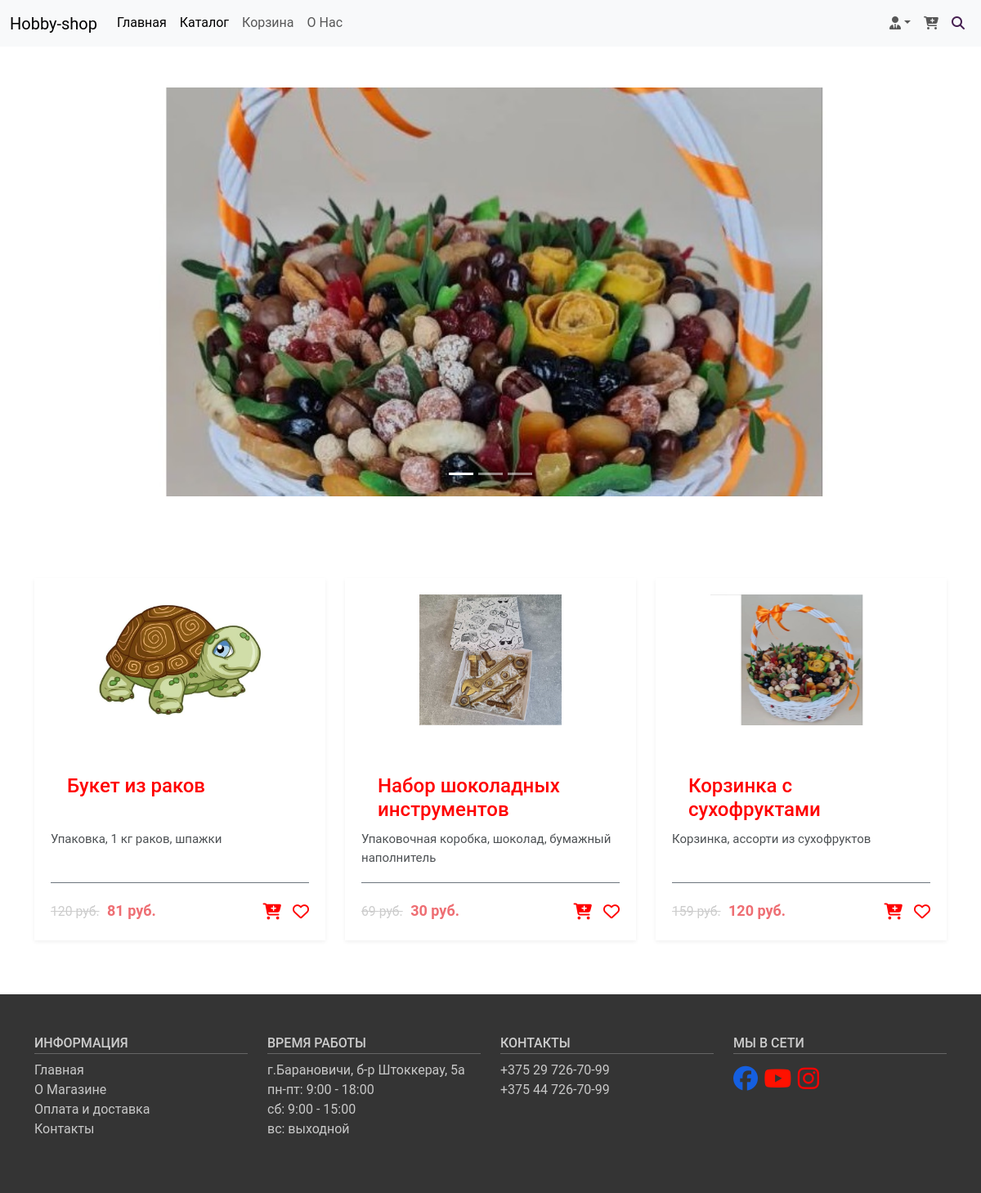
Page /glav on the committed database.
### hobby/models.py (models this page shows, shortened)
class Hobby(models.Model):
    name = models.CharField('Название', max_length=100)
    catalog = models.CharField('Каталог', max_length=60)
    description = models.TextField('Описание', default='разные')
    price = models.IntegerField('Цена')
    date = models.DateField('Дата размещения')
    img = models.ImageField('Изображение', upload_to='my_gallery/%Y')  # %Y папка по году
    catalog_new = models.ForeignKey(Catalog, on_delete=models.CASCADE, null=True, related_name='hobby')
    catalog_top = models.ManyToManyField(Catalog, related_name='hobbys')
    def get_url_working_hobby(self):
        return reverse('hobby_working_detali', args=[self.id])
    class Meta:
        verbose_name = 'Композицию'
        verbose_name_plural = "Композиции"

### hobby/views.py (the view)
# urls.py: path('glav', views.Hobby_working_home.as_view(), name='hobby_working_home'),
class Hobby_working_home(ListView):
    template_name = 'hobby/index-home.html'
    model = Hobby
    context_object_name = 'hobbys'

### cart/cart.py (called while the page is built)
    def __len__(self):
        return sum(item['quantity'] for item in self.cart.values())

    def get_total_price(self):
        return sum(Decimal(item['price']) * item['quantity'] for item in
                   self.cart.values())

### cart/context_processors.py (called while the page is built)
def cart(request):
    return {'cart': Cart(request)}

### hobby/context_processors/post_context.py (called while the page is built)
def last_posts(request):
    posts = Hobby.objects.order_by('date')
    return {
        'last_posts': posts
    }

### hobby/templates/hobby/index-home.html (shortened to what this page needs)
{% extends "hobby/index-base.html" %}
{% block content %}
    <section class="main-content">
        <div class="container">
            <div class="row">
                   {% for hobby in hobbys %}
                        <div class="col-lg-4 col-sm-6 mb-3">
                            <div class="product-card">
                                <div class="product-thumb">
                                    <a href="{{ hobby.get_url_working_hobby }}"><img src="{{ hobby.img.url }}" alt=""></a>
                                </div>
                                <div class="product-detail">
                                    <h4><a href="{{ hobby.get_url_working_hobby }}">{{ hobby.name }}</a></h4>
                                    <p>{{ hobby.description }}</p>
                                    <div class="product-bottom-details d-flex justify-content-between">
                                        <div class="product-price">
                                            <small>{{ hobby.price|add:39.99}} руб.</small> {{ hobby.price }} руб.
                                        </div>
                                        <div class="product-links">
                                            <a href="#"><i class="fa-solid fa-cart-plus"></i></a>
                                            <a href="#"><i class="fa-regular fa-heart"></i></a>
                                        </div>
                                </div>
                                </div>
                            </div>
                        </div>
                    {% endfor %}
            </div>
        </div>
    </section>
{% endblock %}

### hobby/templates/hobby/index-base.html (shortened to what this page needs)
{% load static %}
{% load hobby_extras %}
<!doctype html>
<html lang="en">
<head>
    <link href="{% static 'css/bootstrap.css' %}" rel="stylesheet">
    <link rel="stylesheet" href="https://cdnjs.cloudflare.com/ajax/libs/font-awesome/6.4.2/css/all.min.css"
/>
    <link rel="stylesheet" href="{% static 'css/main.css' %}">
</head>
<body>
<nav class="navbar navbar-expand-lg bg-body-tertiary">
    <div class="container-fluid">
        <a class="navbar-brand" href="/glav">Hobby-shop</a>
        <div class="collapse navbar-collapse" id="navbarSupportedContent">
            <ul class="navbar-nav me-auto mb-2 mb-lg-0 top-menu">
                <li class="nav-item">
                    <a class="nav-link active" aria-current="page" href="/glav">Главная</a>
                </li>
                <li class="nav-item">
                    <a class="nav-link active" aria-current="page" href="/catalog">Каталог</a>
                </li>
                <li class="nav-item">
                    <a class="nav-link" href="/cart">Корзина</a>
                </li>
                <li class="nav-item">
                    <a class="nav-link" href="/o_nas">О Нас</a>
                </li>
            </ul>
            <ul class="navbar-nav ms-auto mb-2 mb-lg-0">
                <li class="nav-item dropdown">
                    <a class="nav-link dropdown-toggle" data-bs-toggle="dropdown" href="#"><i
                            class="fa-solid fa-user-tie"></i></a>
                </li>
                <li class="nav-item ">
                    <a class="nav-link " href="#" data-bs-toggle="modal" data-bs-target="#modal-cart">
                        <i class="fa-solid fa-cart-plus"></i>
                    </a>
                </li>
                <li class="nav-item ">
                    <a class="nav-link " href="{% url 'post_search' %}">
                        <i class="fa-solid fa-magnifying-glass" style="color: #461f51;"></i>
                    </a>
                </li>
            </ul>
        </div>
    </div>
</nav>
<section class="carousel col-12">
    <div class="container-fluid my-carousel">
        <div id="carouselExampleIndicators" class="carousel slide carousel-fade" data-bs-ride='carousel'
             data-bs-interval="5000">
            <div class="carousel-indicators">
                <button type="button" data-bs-target="#carouselExampleIndicators" data-bs-slide-to="0" class="active"
                        aria-current="true" aria-label="Slide 1"></button>
                <button type="button" data-bs-target="#carouselExampleIndicators" data-bs-slide-to="1"
                        aria-label="Slide 2"></button>
                <button type="button" data-bs-target="#carouselExampleIndicators" data-bs-slide-to="2"
                        aria-label="Slide 3"></button>
            </div>
            <div class="carousel-inner">
                {% for hobby in last_posts %}
                    <div class="carousel-item active">
                        <img src="{{ hobby.img.url }}" class="d-block w-100" alt="...">
                    </div>
                {% endfor %}
            </div>
            <button class="carousel-control-prev" type="button" data-bs-target="#carouselExampleIndicators"
                    data-bs-slide="prev">
                <span class="carousel-control-prev-icon" aria-hidden="true"></span>
            </button>
            <button class="carousel-control-next" type="button" data-bs-target="#carouselExampleIndicators"
                    data-bs-slide="next">
                <span class="carousel-control-next-icon" aria-hidden="true"></span>
            </button>
        </div>
    </div>
</section>
{% block content %}{% endblock %}
<footer>
    <section class="footer">
        <div class="container">
            <div class="row">
                <div class="col-md-3 col-6">
                    <h4>Информация</h4>
                    <ul class="list-unstyled">
                        <li><a href="#">Главная</a></li>
                        <li><a href="#">О Магазине</a></li>
                        <li><a href="#">Оплата и доставка</a></li>
                        <li><a href="#">Контакты</a></li>
                    </ul>
                </div>
                <div class="col-md-3 col-6">
                    <h4>Время работы</h4>
                    <ul class="list-unstyled">
                        <li>г.Барановичи, б-р Штоккерау, 5а</a></li>
                        <li>пн-пт: 9:00 - 18:00</li>
                        <li>сб: 9:00 - 15:00</li>
                        <li>вс: выходной</li>
                    </ul>
                </div>
                <div class="col-md-3 col-6">
                    <h4>Контакты</h4>
                    <ul class="list-unstyled">
                        <li><a href="tel:375297267099">+375 29 726-70-99</a></li>
                        <li><a href="tel:375447267099">+375 44 726-70-99</a></li>
                    </ul>
                </div>
                <div class="col-md-3 col-6">
                    <h4>Мы в сети</h4>
                    <div class="footer-icons">
                        <a href="#"><i class="fa-brands fa-facebook" style="color: #155fe0;"></i></a>
                        <a href="#"><i class="fa-brands fa-youtube" style="color: #ff1100;"></i></a>
                        <a href="https://instagram.com/podarki_ot_zoi?igshid=MzRlODBiNWFlZA=="><i
                                class="fa-brands fa-instagram" style="color: #fe0101;"></i></a>
                    </div>
                </div>
            </div>
        </div>
    </section>
</footer>
</body>
</html>

### hobby/static/css/main.css (style rules this page uses)
html { font-size: 16px; }
body { font-family: 'Roboto', sans-serif; font-size: 16px; font-width: 400; color: #000000; background-color: white; min-width: 320px; }
img { max-width: 100%; height: auto; }
section { padding: 50px 0; }
a { color: red; }
.top-menu li a:after { content: ''; display: block; width: 100%; background-color: red; height: 1px; transition: all .3s; transform: scale(0); }
.my-carousel { padding: 0; }
.my-carousel .carousel-item { display: flex; max-height: 500px; }
.my-carousel .carousel-item img { object-fit: cover; }
.product-card { box-shadow: 0 2px 5px 0 rgba(0, 0, 0, 0.06); transition: all .3s; }
.product-thumb a { display: flex; align-items: center; justify-content: center; height: 200px; padding: 20px; }
.product-thumb img { max-width: 100%; max-height: 100%; }
.product-detail { padding: 20px; }
.product-detail h4 a { padding: 20px; font-weight: 500; display: block; height: 80px; overflow: hidden; text-decoration: none; }
.product-detail p { font-size: 15px; margin-bottom: 20px; color: #4d5154; height: 44px; overflow: hidden; }
.product-bottom-details { overflow: hidden; border-top: 1px solid #6c757d; padding-top: 20px; }
.product-price { font-size: 18px; color: #ee6e73; font-weight: 600; }
.product-price small { color: #ccc; font-weight: 400; text-decoration: line-through; margin-right: 5px; }
.product-links a { font-size: 20px; margin-left: 10px; }
.footer { background-color: #343434; }
.footer h4 { color: #ccc; text-transform: uppercase; font-size: 16px; border-bottom: 1px solid #666; padding-bottom: 3px; }
.footer a { text-decoration: none; transition: all .3s; }
.footer a, .footer li { color: #c8c8c8; }
.footer li a { display: block; }
.footer-icons { display: inline-block; margin-right: 15px; font-size: 30px; }

### rows in the picture
Hobby: img (picture), name "Корзинка с сухофруктами", description "Корзинка, ассорти из сухофруктов", price|add "159", price "120"
Hobby: img (picture), name "Букет из раков", description "Упаковка, 1 кг раков, шпажки", price|add "120", price "81"
Hobby: img (picture), name "Набор шоколадных инструментов", description "Упаковочная коробка, шоколад, бумажный наполнитель", price|add "69", price "30"
